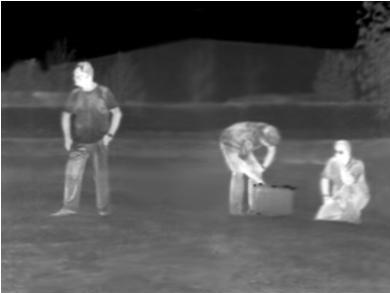
#> input picture thermal.JPG, 390 x 293 px, found by its file name
$ python gray_temp_rgb.py
#> lines starting #> are read from the running program, lines starting #| are printed output that depends on the picture
import cv2
import matplotlib.pyplot as plt
import numpy as np

img = cv2.imread('thermal.jpg', 0)
#> img is the input picture: shape (293, 390); min 0, max 255, mean 81
plt.imshow(img, cmap = 'gray')
plt.show()
final = cv2.applyColorMap(img, cv2.COLORMAP_JET)
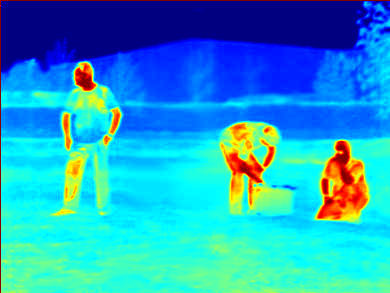
#> final: shape (293, 390, 3); mean B, G, R 201.1, 161.4, 33.8

cv2.imshow('Image', final)
cv2.imwrite('thermal_img.jpg', final)
cv2.waitKey(0)
cv2.destroyAllWindows()

$ run again, with Green_ch_big.jpeg copied over thermal.JPG
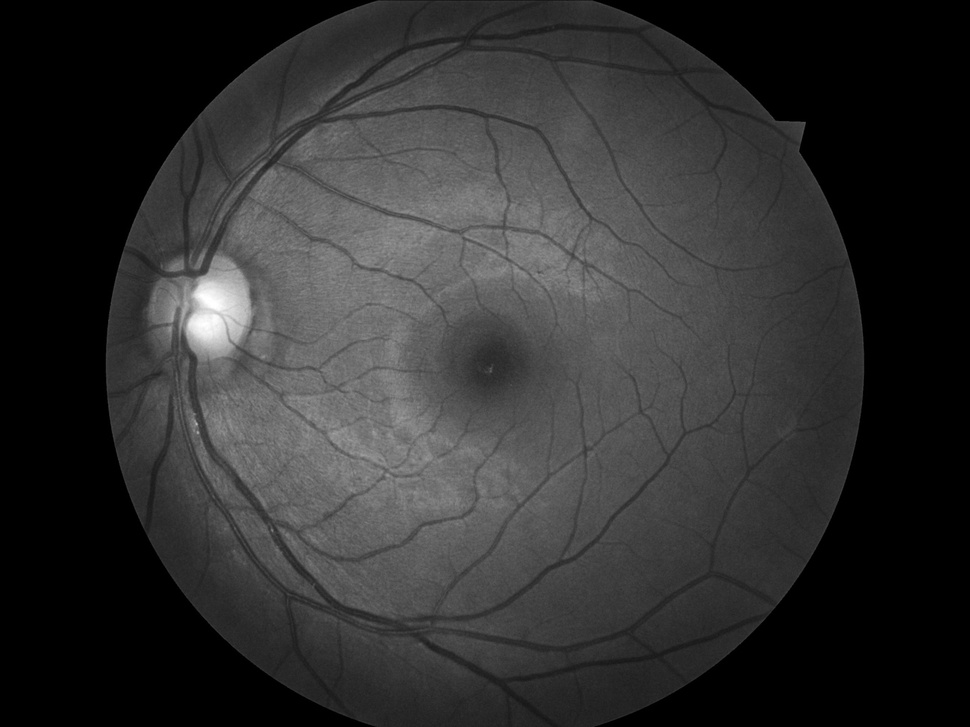
#> input picture Green_ch_big.jpeg, 970 x 727 px, shrunk from 2592 x 1944 before the run, found by its file name
#> img is the input picture: shape (727, 970); min 0, max 255, mean 48.2
#> `final = cv2.applyColorMap(img, cv2.COLORMAP_JET)`:
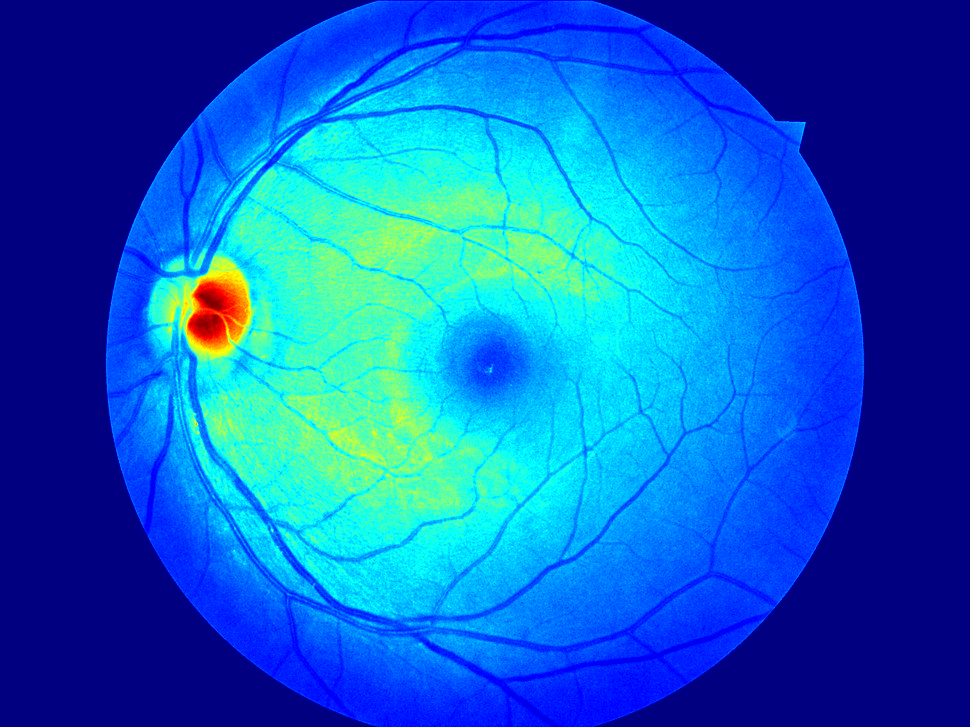
#> final: shape (727, 970, 3); mean B, G, R 197.5, 98.5, 11.2
